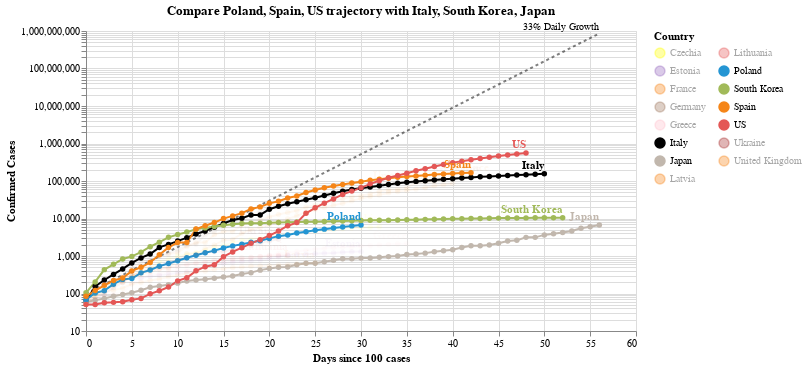

This figure's notebook cell:
### Code cell
#hide_input
chart2 = make_since_chart(['Poland', 'Spain', 'US'])
chart2

### Figure 1 — Vega-Lite specification as saved in the notebook (floating-point values rounded to 4 significant figures; data arrays with more than 128 entries replaced by an {"elided": "..."} marker saying what was removed)
{"config": {"view": {"continuousWidth": 400, "continuousHeight": 300}}, "layer": [{"mark": {"type": "line", "color": "black", "opacity": 0.5, "strokeDash": [3, 3]}, "encoding": {"x": {"type": "quantitative", "field": "Days since 100 cases"}, "y": {"type": "quantitative", "field": "Confirmed Cases"}}}, {"mark": {"type": "text", "align": "right", "dy": -6, "fontSize": 10, "text": "33% Daily Growth"}, "encoding": {"x": {"type": "quantitative", "field": "Days since 100 cases"}, "y": {"type": "quantitative", "field": "Confirmed Cases"}}, "transform": [{"filter": "(datum['Days since 100 cases'] >= 56)"}]}, {"data": {"name": "data-1cf27e9e2534bc1d737b7c19c1dc51da"}, "mark": {"type": "line", "point": true}, "encoding": {"color": {"type": "nominal", "field": "Country", "legend": {"columns": 2}, "scale": {"domain": ["Czechia", "Estonia", "France", "Germany", "Greece", "Italy", "Japan", "Latvia", "Lithuania", "Poland", "South Korea", "Spain", "US", "Ukraine", "United Kingdom"], "range": ["yellow", "#9467bd", "#F58518", "#9D755D", "pink", "black", "#C1B7AD", "#F58518", "#E45756", "#2495D3", "#A1BA59", "#F58518", "#E45756", "brown", "#F58518"]}}, "opacity": {"condition": {"value": 1, "selection": "selector004"}, "value": 0.05}, "tooltip": [{"type": "nominal", "field": "Country"}, {"type": "temporal", "field": "Date"}, {"type": "quantitative", "field": "Confirmed Cases"}, {"type": "quantitative", "field": "Days since 100 cases"}], "x": {"type": "quantitative", "field": "Days since 100 cases"}, "y": {"type": "quantitative", "field": "Confirmed Cases", "scale": {"type": "log"}}}, "selection": {"selector004": {"type": "multi", "fields": ["Country"], "bind": "legend", "init": [{"Country": "Poland"}, {"Country": "Spain"}, {"Country": "US"}, {"Country": "Italy"}, {"Country": "South Korea"}, {"Country": "Japan"}]}}, "width": 550}, {"data": {"name": "data-1cf27e9e2534bc1d737b7c19c1dc51da"}, "mark": {"type": "text", "align": "right", "dy": -8, "fontWeight": "bold"}, "encoding": {"color": {"type": "nominal", "field": "Country", "legend": {"columns": 2}, "scale": {"domain": ["Czechia", "Estonia", "France", "Germany", "Greece", "Italy", "Japan", "Latvia", "Lithuania", "Poland", "South Korea", "Spain", "US", "Ukraine", "United Kingdom"], "range": ["yellow", "#9467bd", "#F58518", "#9D755D", "pink", "black", "#C1B7AD", "#F58518", "#E45756", "#2495D3", "#A1BA59", "#F58518", "#E45756", "brown", "#F58518"]}}, "opacity": {"condition": {"value": 1, "selection": "selector004"}, "value": 0.05}, "text": {"type": "nominal", "field": "Country"}, "tooltip": [{"type": "nominal", "field": "Country"}, {"type": "temporal", "field": "Date"}, {"type": "quantitative", "field": "Confirmed Cases"}, {"type": "quantitative", "field": "Days since 100 cases"}], "x": {"type": "quantitative", "field": "Days since 100 cases"}, "y": {"type": "quantitative", "field": "Confirmed Cases", "scale": {"type": "log"}}}, "transform": [{"filter": "(datum['Date'] >= 1586649600000)"}], "width": 550}], "data": {"name": "data-6d527464a2b9614b26c91f0aea8e966b"}, "title": "Compare Poland, Spain, US trajectory with Italy, South Korea, Japan", "$schema": "https://vega.github.io/schema/vega-lite/v4.0.2.json", "datasets": {"data-6d527464a2b9614b26c91f0aea8e966b": [{"Days since 100 cases": 0, "Confirmed Cases": 100.0}, {"Days since 100 cases": 1, "Confirmed Cases": 133.0}, {"Days since 100 cases": 2, "Confirmed Cases": 176.9}, {"Days since 100 cases": 3, "Confirmed Cases": 235.3}, {"Days since 100 cases": 4, "Confirmed Cases": 312.9}, {"Days since 100 cases": 5, "Confirmed Cases": 416.2}, {"Days since 100 cases": 6, "Confirmed Cases": 553.5}, {"Days since 100 cases": 7, "Confirmed Cases": 736.1}, {"Days since 100 cases": 8, "Confirmed Cases": 979.1}, {"Days since 100 cases": 9, "Confirmed Cases": 1302.0}, {"Days since 100 cases": 10, "Confirmed Cases": 1732.0}, {"Days since 100 cases": 11, "Confirmed Cases": 2303.0}, {"Days since 100 cases": 12, "Confirmed Cases": 3064.0}, {"Days since 100 cases": 13, "Confirmed Cases": 4074.0}, {"Days since 100 cases": 14, "Confirmed Cases": 5419.0}, {"Days since 100 cases": 15, "Confirmed Cases": 7207.0}, {"Days since 100 cases": 16, "Confirmed Cases": 9586.0}, {"Days since 100 cases": 17, "Confirmed Cases": 12750.0}, {"Days since 100 cases": 18, "Confirmed Cases": 16960.0}, {"Days since 100 cases": 19, "Confirmed Cases": 22550.0}, {"Days since 100 cases": 20, "Confirmed Cases": 29990.0}, {"Days since 100 cases": 21, "Confirmed Cases": 39890.0}, {"Days since 100 cases": 22, "Confirmed Cases": 53060.0}, {"Days since 100 cases": 23, "Confirmed Cases": 70560.0}, {"Days since 100 cases": 24, "Confirmed Cases": 93850.0}, {"Days since 100 cases": 25, "Confirmed Cases": 124800.0}, {"Days since 100 cases": 26, "Confirmed Cases": 166000.0}, {"Days since 100 cases": 27, "Confirmed Cases": 220800.0}, {"Days since 100 cases": 28, "Confirmed Cases": 293700.0}, {"Days since 100 cases": 29, "Confirmed Cases": 390600.0}, {"Days since 100 cases": 30, "Confirmed Cases": 519500.0}, {"Days since 100 cases": 31, "Confirmed Cases": 690900.0}, {"Days since 100 cases": 32, "Confirmed Cases": 918900.0}, {"Days since 100 cases": 33, "Confirmed Cases": 1222000.0}, {"Days since 100 cases": 34, "Confirmed Cases": 1625000.0}, {"Days since 100 cases": 35, "Confirmed Cases": 2162000.0}, {"Days since 100 cases": 36, "Confirmed Cases": 2875000.0}, {"Days since 100 cases": 37, "Confirmed Cases": 3824000.0}, {"Days since 100 cases": 38, "Confirmed Cases": 5086000.0}, {"Days since 100 cases": 39, "Confirmed Cases": 6764000.0}, {"Days since 100 cases": 40, "Confirmed Cases": 8996000.0}, {"Days since 100 cases": 41, "Confirmed Cases": 11970000.0}, {"Days since 100 cases": 42, "Confirmed Cases": 15910000.0}, {"Days since 100 cases": 43, "Confirmed Cases": 21170000.0}, {"Days since 100 cases": 44, "Confirmed Cases": 28150000.0}, {"Days since 100 cases": 45, "Confirmed Cases": 37440000.0}, {"Days since 100 cases": 46, "Confirmed Cases": 49790000.0}, {"Days since 100 cases": 47, "Confirmed Cases": 66230000.0}, {"Days since 100 cases": 48, "Confirmed Cases": 88080000.0}, {"Days since 100 cases": 49, "Confirmed Cases": 117100000.0}, {"Days since 100 cases": 50, "Confirmed Cases": 155800000.0}, {"Days since 100 cases": 51, "Confirmed Cases": 207200000.0}, {"Days since 100 cases": 52, "Confirmed Cases": 275600000.0}, {"Days since 100 cases": 53, "Confirmed Cases": 366600000.0}, {"Days since 100 cases": 54, "Confirmed Cases": 487500000.0}, {"Days since 100 cases": 55, "Confirmed Cases": 648400000.0}, {"Days since 100 cases": 56, "Confirmed Cases": 862400000.0}], "data-1cf27e9e2534bc1d737b7c19c1dc51da": {"elided": "585 records"}}}
